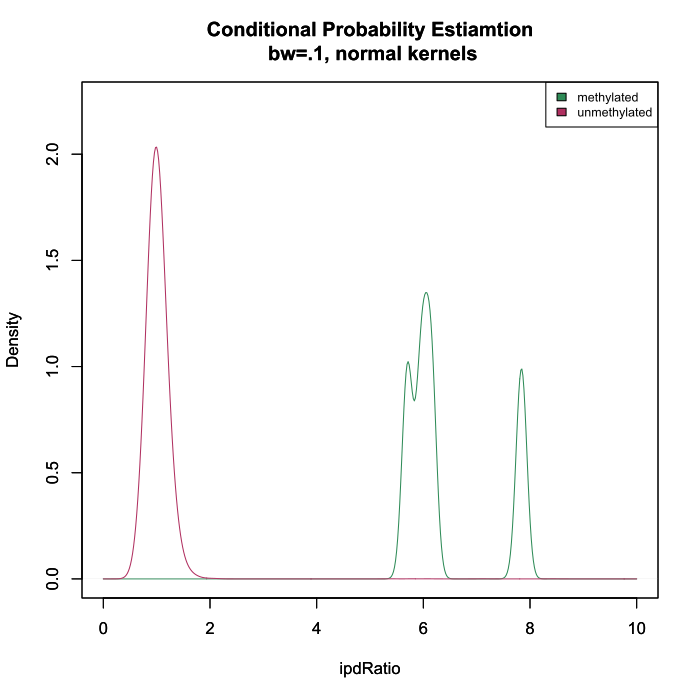

This figure's R source:
#Question2e

#load data
 all1= read.csv("/Users/billy/Desktop/Biomi600/known-meth.csv")
 k_meth=data.frame(all1)
 all2= read.csv("/Users/billy/Desktop/Biomi600/known-unmeth.csv")
 k_unmeth=data.frame(all2)
 
 #cleanup data
 concat=left_join(k_unmeth,k_meth)
m1=filter(k_meth, meth == "TRUE")
 m2=filter(k_unmeth,unmeth=="TRUE")
 

 methIPD=m1$ipdRatio
 ipdRatio_pdf <- density(methIPD, bw=0.1, kernel = "gaussian", from = 0, to = 10)
  plot(ipdRatio_pdf, xlim=c(0,10), ylim=c(0.00, 2.25), col='seagreen', xlab = "ipdRatio", main = "Conditional Probability Estiamtion\n bw=.1, normal kernels")
 
 par(new=TRUE)

unmethIPD=m2$ipdRatio
 
 ipdRatio_pdf1 <- density(unmethIPD, bw=0.1, kernel = "gaussian", from = 0, to = 10)
 plot(ipdRatio_pdf1, xlim=c(0,10), ylim=c(0.00, 2.25), col='maroon', xlab = "ipdRatio", main = "Conditional Probability Estiamtion\n bw=.1, normal kernels")
 
 legend('topright', legend = c("methylated", "unmethylated"), fill = c("seagreen", "maroon"), cex = 0.75)
 
 
